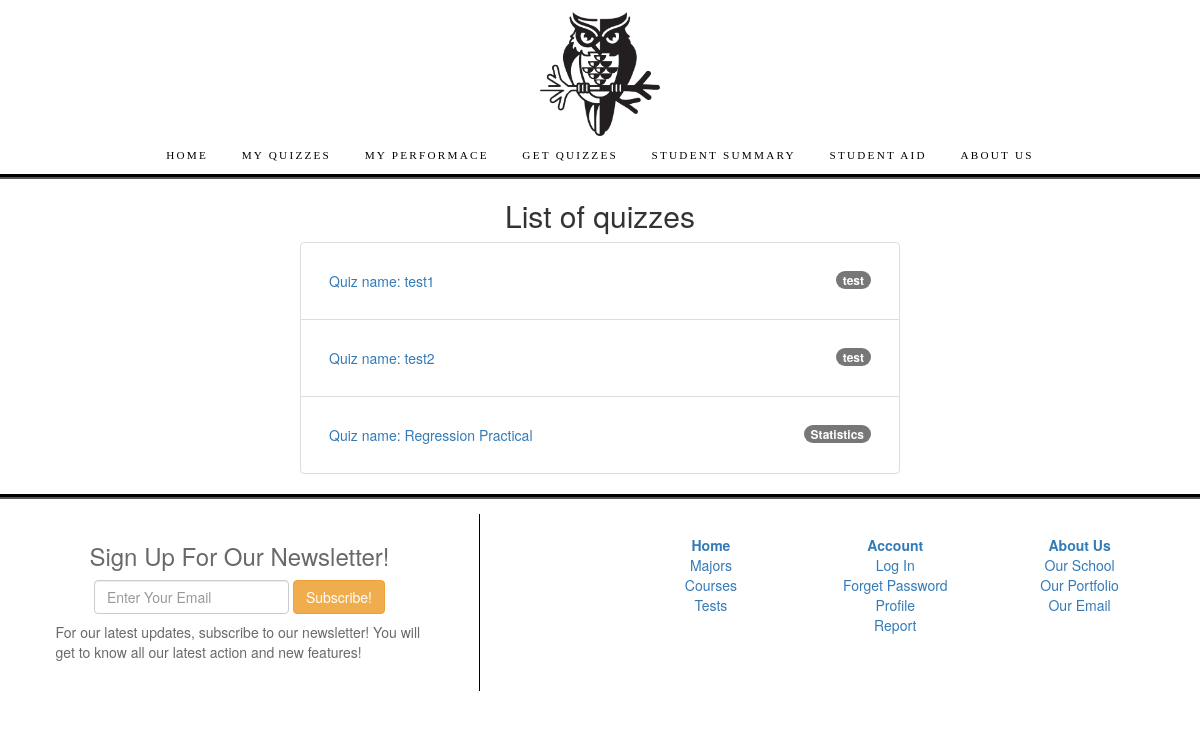
The app's page /quiz/myquizzes/ (signed in), older data.
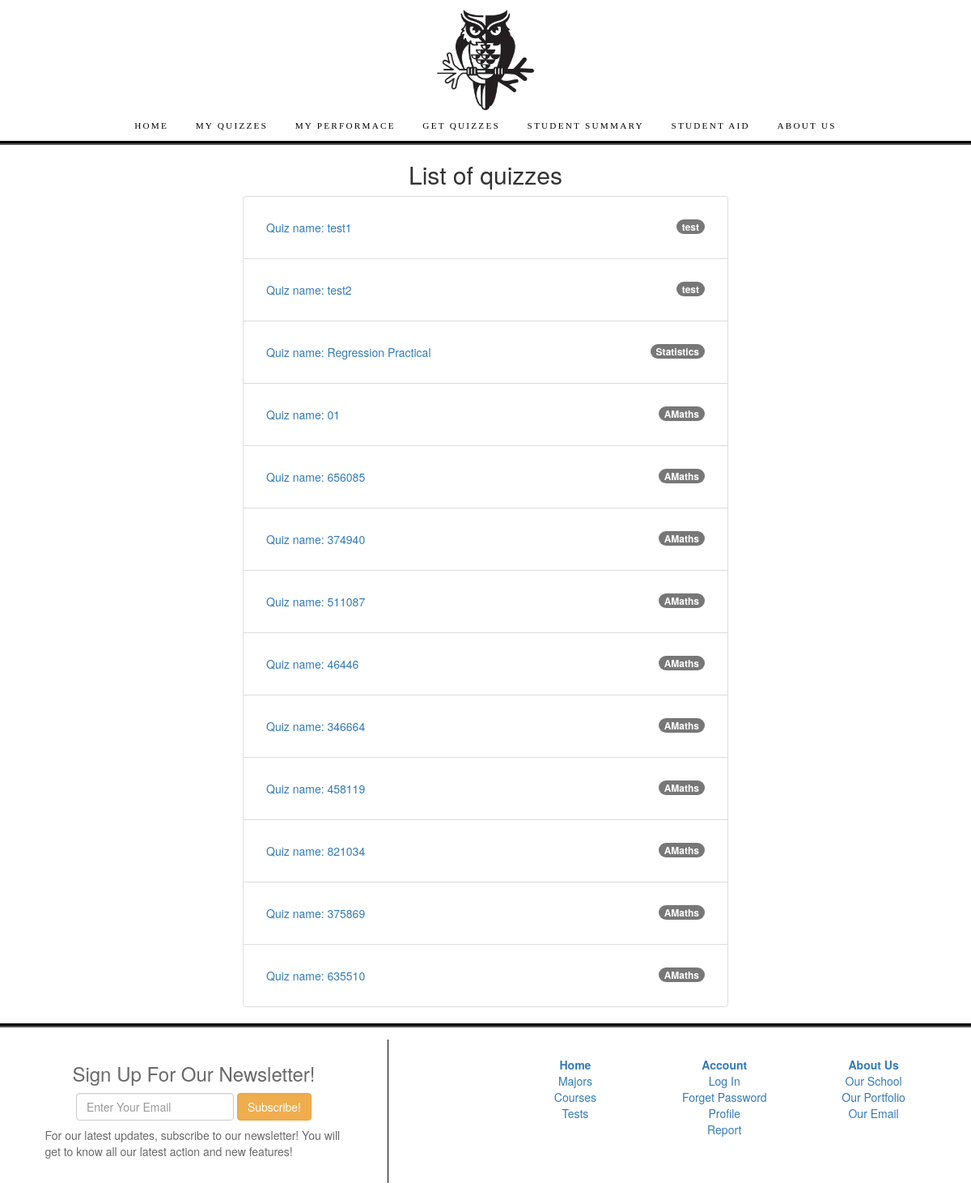
The same page, newer data.
### quiz/models.py (models this page shows)
class Quiz(models.Model):
    quiz_name = models.CharField(max_length=50,  verbose_name = ("Quiz name"))
    description = models.CharField(max_length=500 , null = True)
    topic = models.ForeignKey(Subject,on_delete=models.SET_NULL, null = True)
    date_created = models.DateField(auto_now = True)
    pass_mark = models.SmallIntegerField( blank=True, null=True, verbose_name = ("Pass mark"), validators = [MaxValueValidator(100)]) # validates the maximum mark set
    class Meta:
        pass
    def __str__(self):
        return f'{self.quiz_name}'
    def get_absolute_url(self):
        return reverse("quiz-detail", args=[str(self.id)])

class Subject(models.Model):
    subject_name = models.CharField(max_length=50)
    class meta:
        ordering = ['subject_name']
    def __str__(self):
        return self.subject_name

### quiz/views.py (the view)
# urls.py: path('myquizzes/', views.StudentQuizListView.as_view(), name = "quiz-list"),
class StudentQuizListView(LoginRequiredMixin, generic.ListView):
    context_object_name = 'quiz_list'
    model = Student
    template_name ='quiz_list.html'
    def get_queryset(self, **kwargs):
        student = self.request.user.student
        queryset = student.assigned_quizzes.all()
        return queryset
    def get_context_data(self, **kwargs):
        context = super(StudentQuizListView, self).get_context_data(**kwargs)
        context["quizzes"] = Student.assigned_quizzes
        return context

### quiz/templates/quiz/quiz_list.html
{% extends 'base.html' %}
{%block content%}
{% if quiz_list%}
<h2 class="text-center">List of quizzes</h2>
<ul class="list-group "  style ="margin-left:auto; margin-right: auto; width: 50%; ">
    {% for quiz in quiz_list%}
        <li class= "list-group-item" style = "padding: 2em;"><a href ="{{quiz.get_absolute_url}}">Quiz name: {{quiz}}</a><span class="badge">{{quiz.topic}}</span></span></li>
    {% endfor %}
</ul>
{% else %}
<p>There are no more books in the library</p>
{% endif %}
{%endblock content%}

Row changes from the older to the newer data that the page shows:
added Quiz: quiz_name "01", topic "AMaths"
added Quiz: quiz_name "656085", topic "AMaths"
added Quiz: quiz_name "374940", topic "AMaths"
added Quiz: quiz_name "511087", topic "AMaths"
added Quiz: quiz_name "46446", topic "AMaths"
added Quiz: quiz_name "346664", topic "AMaths"
added Quiz: quiz_name "458119", topic "AMaths"
added Quiz: quiz_name "821034", topic "AMaths"
added Quiz: quiz_name "375869", topic "AMaths"
added Quiz: quiz_name "635510", topic "AMaths"
